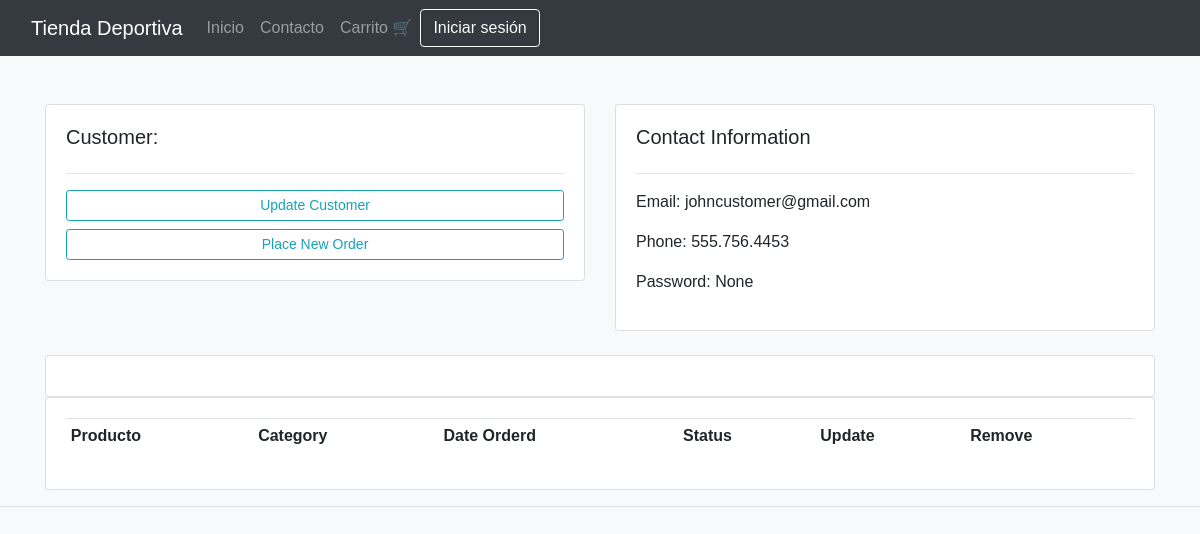
Screenshot of /customer/1 with the database file from the repository.
### accounts/models.py (models this page shows, shortened)
class Customer(models.Model):
    name = models.CharField(max_length=200, null=True)
    phone = models.CharField(max_length=200, null=True)
    email = models.CharField(max_length=200, null=True)
    date_created = models.DateTimeField(auto_now_add=True)
    password = models.CharField(max_length=200, null=True)

### accounts/views.py (the view)
# urls.py: path('customer/<str:pk>', views.customer, name='customer'),  # Vista de cliente individual
def customer(request, pk):
    customer = Customer.objects.get(id=pk)
    orders = customer.order_set.all()
    order_count = orders.count()
    context = {
        'customer': customer,
        'orders': orders,
        'orders_count': order_count
    }
    return render(request, 'customer.html', context)

### templates/customer.html (shortened to what this page needs)
{% extends 'main.html' %}
{% block content%}
<br>
<div class="row">
    <div class="col-md">
        <div class="card card-body">
            <h5>Customer:</h5>
            <hr>
            <a class="btn btn-outline-info btn-sm btn-block" href="">Update Customer</a>
            <a class="btn btn-outline-info btn-sm btn-block" href="{% url 'create_order' customer.id %}">Place New Order</a>
        </div>
    </div>
    <div class="col-md">
        <div class="card card-body">
            <h5>Contact Information</h5>
            <hr>
            <p>Email: {{customer.email}}</p>
            <p>Phone: {{customer.phone}}</p>
            <p>Password: {{customer.password}}</p>
        </div>
    </div>
</div>
<br>
<div class="row">
    <div class="col">
        <div class="card card-body">
        </div>
    </div>
</div>
<div class="row">
    <div class="col-md">
        <div class="card card-body">
            <table class="table table-sm">
                <tr>
                    <th>Producto</th>
                    <th>Category</th>
                    <th>Date Orderd</th>
                    <th>Status</th>
                    <th>Update</th>
                    <th>Remove</th>
                </tr>
            </table>
        </div>
    </div>
</div>
{% endblock %}

### static/css/styles.css (style rules this page uses)
body { background-color: #f8f9fa; font-family: Arial, sans-serif; margin: 0; padding: 0; }
a { color: #0a58ca; text-decoration: none; }

### rows the page displays
Customer: email "johncustomer@gmail.com", phone "555.756.4453", password "None"
